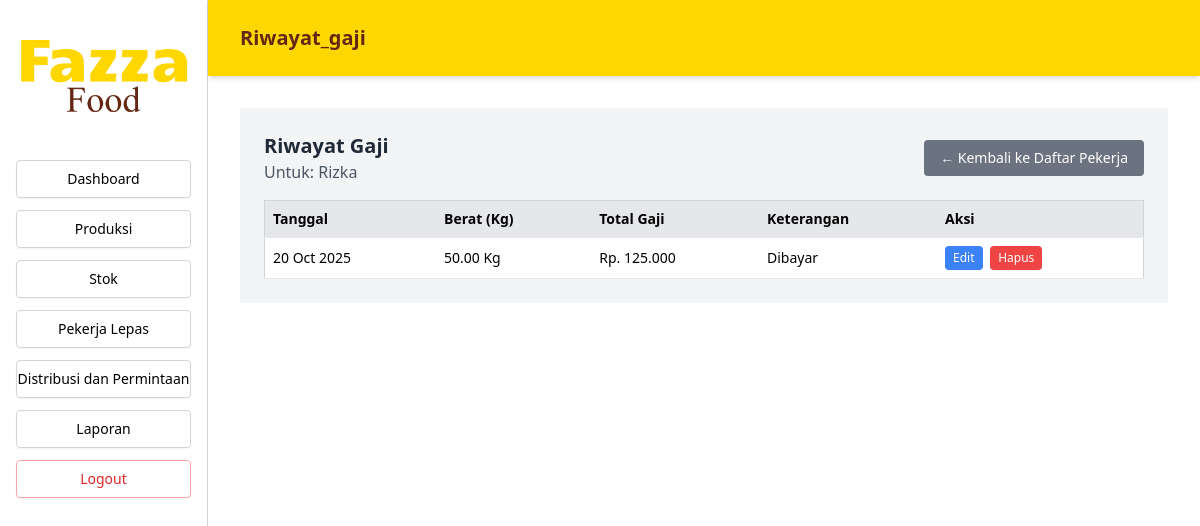
/Index.php?page=riwayat_gaji&id_pekerja=9 (signed in), run on the app's committed database.
### tables this page shows
CREATE TABLE `pekerja_lepas` (
  `id_pekerja` int(11) NOT NULL,
  `nama_pekerja` varchar(100) NOT NULL,
  `kontak` varchar(20) DEFAULT NULL,
  `alamat` text DEFAULT NULL,
  `status_pembayaran` varchar(50) DEFAULT NULL,
  `id_admin` int(11) DEFAULT 1
);

CREATE TABLE `riwayat_gaji` (
  `id_gaji` int(11) NOT NULL,
  `id_pekerja` int(11) DEFAULT NULL,
  `tanggal` date DEFAULT NULL,
  `berat_barang_kg` decimal(10,2) DEFAULT NULL,
  `tarif_per_kg` int(11) DEFAULT NULL,
  `total_gaji` bigint(20) DEFAULT NULL,
  `keterangan` varchar(20) DEFAULT NULL
);

### src/RiwayatGaji.php (the view, shortened to what this page needs)
<?php
include 'koneksi.php';
$id_pekerja = $_GET['id_pekerja'];
$stmt_pekerja = $pdo->prepare("SELECT nama_pekerja FROM pekerja_lepas WHERE id_pekerja = ?");
$stmt_pekerja->execute([$id_pekerja]);
$pekerja = $stmt_pekerja->fetch(PDO::FETCH_ASSOC);
$stmt_riwayat = $pdo->prepare("SELECT * FROM riwayat_gaji WHERE id_pekerja = ? ORDER BY tanggal DESC");
$stmt_riwayat->execute([$id_pekerja]);
$riwayat_list = $stmt_riwayat->fetchAll(PDO::FETCH_ASSOC);
?>
<main class="flex-1 bg-gray-100">
    <section class="p-6 overflow-x-auto">
        <div class="flex justify-between items-center mb-4">
            <div>
                <h2 class="text-xl font-semibold text-gray-800">Riwayat Gaji</h2>
                <p class="text-gray-600">Untuk: <?php echo htmlspecialchars($pekerja['nama_pekerja']); ?></p>
            </div>
            <a href="Index.php?page=pekerja" class="bg-gray-500 text-white text-sm font-normal px-4 py-2 rounded hover:bg-gray-600 transition-colors">&larr; Kembali ke Daftar Pekerja</a>
        </div>
        <table class="w-full border border-gray-300 text-sm bg-white text-left">
            <thead class="bg-gray-200">
                <tr>
                    <th class="p-2 border-b">Tanggal</th>
                    <th class="p-2 border-b">Berat (Kg)</th>
                    <th class="p-2 border-b">Total Gaji</th>
                    <th class="p-2 border-b">Keterangan</th>
                    <th class="p-2 border-b">Aksi</th>
                </tr>
            </thead>
            <tbody>
                <?php if (empty($riwayat_list)): ?>
                    <tr>
                        <td colspan="5" class="p-4 text-center text-gray-500">Tidak ada riwayat gaji untuk pekerja ini.</td>
                    </tr>
                <?php else: ?>
                    <?php foreach ($riwayat_list as $item): ?>
                        <tr class="border-b">
                            <td class="p-2"><?= htmlspecialchars(date('d M Y', strtotime($item['tanggal']))); ?></td>
                            <td class="p-2"><?= htmlspecialchars($item['berat_barang_kg']); ?> Kg</td>
                            <td class="p-2">Rp. <?= number_format($item['total_gaji'], 0, ',', '.'); ?></td>
                            <td class="p-2"><?= htmlspecialchars($item['keterangan']); ?></td>
                            <td class="p-2 space-x-1">
                                <button class="btnEditGaji bg-blue-500 text-white text-xs px-2 py-1 rounded"
                                    data-id-gaji="<?= $item['id_gaji']?>"
                                    data-tanggal="<?= $item['tanggal'] ?>"
                                    data-berat="<?= $item['berat_barang_kg'] ?>"
                                    data-tarif="<?= $item['tarif_per_kg'] ?>"
                                    data-total="<?= $item['total_gaji'] ?>"
                                    data-keterangan="<?= $item['keterangan'] ?>"
                                    type="button">Edit</button>
                                <button class="btnHapusGaji bg-red-500 text-white text-xs px-2 py-1 rounded"
                                    data-id-gaji="<?= $item['id_gaji']?>" type="button">Hapus</button>
                            </td>
                        </tr>
                    <?php endforeach; ?>
                <?php endif; ?>
            </tbody>
        </table>
    </section>
</main>

### data on the page
pekerja_lepas: nama_pekerja "Rizka"
riwayat_gaji: tanggal "20 Oct 2025", berat_barang_kg "50.00", total_gaji "125.000", keterangan "Dibayar"

### other printed values
$label "Dashboard"
$label "Produksi"
$label "Stok"
$label "Pekerja Lepas"
$label "Distribusi dan Permintaan"
$label "Laporan"
$page "Riwayat_gaji"
